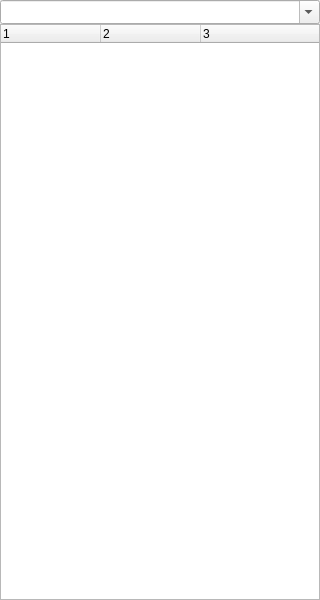
<?xml version="1.0" encoding="UTF-8"?>
<ui version="4.0">
 <class>nSqlStatistics</class>
 <widget class="QWidget" name="nSqlStatistics">
  <property name="geometry">
   <rect>
    <x>0</x>
    <y>0</y>
    <width>320</width>
    <height>600</height>
   </rect>
  </property>
  <property name="windowTitle">
   <string>SQL Statistics</string>
  </property>
  <property name="toolTip">
   <string>SQL Statistics</string>
  </property>
  <property name="statusTip">
   <string>SQL Statistics</string>
  </property>
  <property name="whatsThis">
   <string>SQL Statistics</string>
  </property>
  <widget class="QComboBox" name="Schemes">
   <property name="geometry">
    <rect>
     <x>0</x>
     <y>0</y>
     <width>320</width>
     <height>24</height>
    </rect>
   </property>
   <property name="editable">
    <bool>true</bool>
   </property>
  </widget>
  <widget class="QTreeWidget" name="Tables">
   <property name="geometry">
    <rect>
     <x>0</x>
     <y>24</y>
     <width>320</width>
     <height>576</height>
    </rect>
   </property>
   <property name="alternatingRowColors">
    <bool>true</bool>
   </property>
   <property name="selectionMode">
    <enum>QAbstractItemView::ExtendedSelection</enum>
   </property>
   <property name="rootIsDecorated">
    <bool>false</bool>
   </property>
   <property name="columnCount">
    <number>3</number>
   </property>
   <column>
    <property name="text">
     <string notr="true">1</string>
    </property>
   </column>
   <column>
    <property name="text">
     <string notr="true">2</string>
    </property>
   </column>
   <column>
    <property name="text">
     <string notr="true">3</string>
    </property>
   </column>
  </widget>
 </widget>
 <resources/>
 <connections>
  <connection>
   <sender>Schemes</sender>
   <signal>activated(int)</signal>
   <receiver>nSqlStatistics</receiver>
   <slot>schemeChanged(int)</slot>
   <hints>
    <hint type="sourcelabel">
     <x>159</x>
     <y>11</y>
    </hint>
    <hint type="destinationlabel">
     <x>159</x>
     <y>299</y>
    </hint>
   </hints>
  </connection>
 </connections>
</ui>
